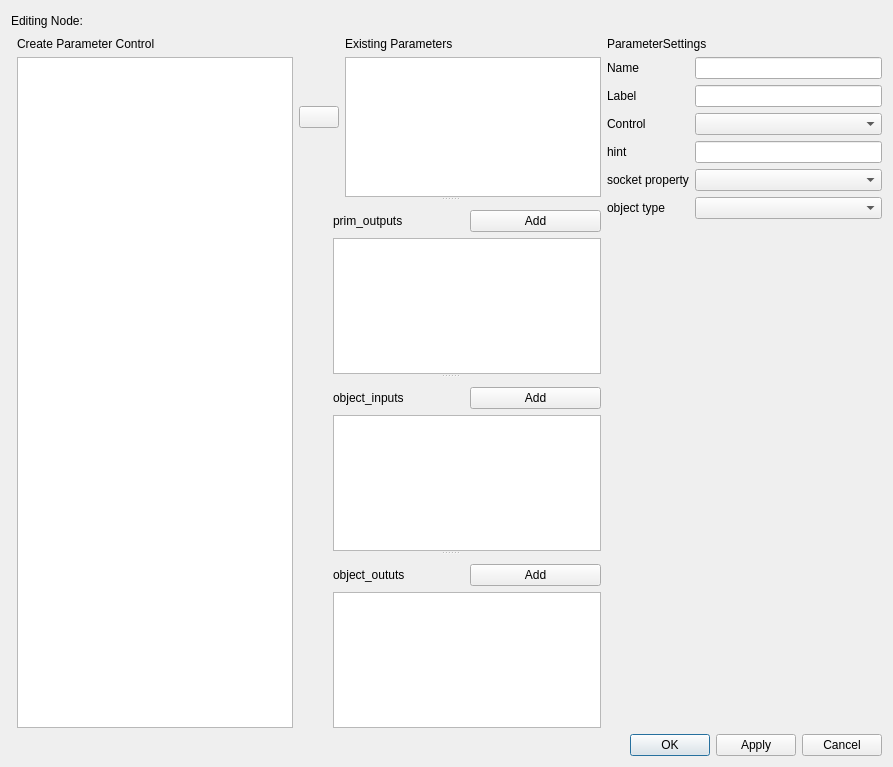
<?xml version="1.0" encoding="UTF-8"?>
<ui version="4.0">
 <class>EditParamLayoutDlg</class>
 <widget class="QDialog" name="EditParamLayoutDlg">
  <property name="geometry">
   <rect>
    <x>0</x>
    <y>0</y>
    <width>893</width>
    <height>767</height>
   </rect>
  </property>
  <property name="windowTitle">
   <string>Edit Parameter Layout</string>
  </property>
  <layout class="QVBoxLayout" name="verticalLayout_5">
   <item>
    <layout class="QHBoxLayout" name="horizontalLayout">
     <item>
      <widget class="QLabel" name="label">
       <property name="text">
        <string>Editing Node:</string>
       </property>
      </widget>
     </item>
     <item>
      <widget class="QLabel" name="label_2">
       <property name="text">
        <string/>
       </property>
      </widget>
     </item>
     <item>
      <spacer name="horizontalSpacer">
       <property name="orientation">
        <enum>Qt::Horizontal</enum>
       </property>
       <property name="sizeHint" stdset="0">
        <size>
         <width>40</width>
         <height>20</height>
        </size>
       </property>
      </spacer>
     </item>
    </layout>
   </item>
   <item>
    <layout class="QHBoxLayout" name="horizontalLayout_5">
     <item>
      <widget class="Line" name="line">
       <property name="sizePolicy">
        <sizepolicy hsizetype="Minimum" vsizetype="Fixed">
         <horstretch>0</horstretch>
         <verstretch>0</verstretch>
        </sizepolicy>
       </property>
       <property name="frameShadow">
        <enum>QFrame::Plain</enum>
       </property>
       <property name="orientation">
        <enum>Qt::Horizontal</enum>
       </property>
      </widget>
     </item>
     <item>
      <layout class="QVBoxLayout" name="verticalLayout_4">
       <property name="leftMargin">
        <number>0</number>
       </property>
       <item>
        <widget class="QLabel" name="labelCreateControl">
         <property name="text">
          <string>Create Parameter Control</string>
         </property>
        </widget>
       </item>
       <item>
        <widget class="QListWidget" name="listConctrl">
         <property name="sizePolicy">
          <sizepolicy hsizetype="Expanding" vsizetype="Expanding">
           <horstretch>0</horstretch>
           <verstretch>0</verstretch>
          </sizepolicy>
         </property>
        </widget>
       </item>
      </layout>
     </item>
     <item>
      <widget class="QSplitter" name="splitter">
       <property name="orientation">
        <enum>Qt::Vertical</enum>
       </property>
       <property name="handleWidth">
        <number>3</number>
       </property>
       <property name="childrenCollapsible">
        <bool>false</bool>
       </property>
       <widget class="QWidget" name="horizontalLayoutWidget">
        <layout class="QHBoxLayout" name="horizontalLayout_2">
         <item>
          <widget class="QPushButton" name="btnAddInput">
           <property name="contextMenuPolicy">
            <enum>Qt::DefaultContextMenu</enum>
           </property>
           <property name="styleSheet">
            <string notr="true">image:url(://icons/search_arrow.svg)</string>
           </property>
           <property name="text">
            <string/>
           </property>
           <property name="autoDefault">
            <bool>false</bool>
           </property>
          </widget>
         </item>
         <item>
          <layout class="QVBoxLayout" name="verticalLayout">
           <item>
            <widget class="QLabel" name="labelPrameter">
             <property name="text">
              <string>Existing Parameters</string>
             </property>
            </widget>
           </item>
           <item>
            <widget class="CustomParamTreeView" name="paramsView">
             <property name="dragDropMode">
              <enum>QAbstractItemView::DragDrop</enum>
             </property>
             <property name="defaultDropAction">
              <enum>Qt::MoveAction</enum>
             </property>
             <attribute name="headerVisible">
              <bool>false</bool>
             </attribute>
            </widget>
           </item>
          </layout>
         </item>
        </layout>
       </widget>
       <widget class="QWidget" name="horizontalLayoutWidget_2">
        <layout class="QHBoxLayout" name="horizontalLayout_4" stretch="1,8">
         <item>
          <spacer name="horizontalSpacer_3">
           <property name="orientation">
            <enum>Qt::Horizontal</enum>
           </property>
           <property name="sizeHint" stdset="0">
            <size>
             <width>40</width>
             <height>20</height>
            </size>
           </property>
          </spacer>
         </item>
         <item>
          <layout class="QVBoxLayout" name="verticalLayout_3">
           <item>
            <layout class="QHBoxLayout" name="horizontalLayout_6">
             <property name="topMargin">
              <number>10</number>
             </property>
             <item>
              <widget class="QLabel" name="labelPrameter_2">
               <property name="text">
                <string>prim_outputs</string>
               </property>
              </widget>
             </item>
             <item>
              <widget class="QPushButton" name="btnAddOutput">
               <property name="text">
                <string>Add</string>
               </property>
              </widget>
             </item>
            </layout>
           </item>
           <item>
            <widget class="QListView" name="outputsView"/>
           </item>
          </layout>
         </item>
        </layout>
       </widget>
       <widget class="QWidget" name="horizontalLayoutWidget_3">
        <layout class="QHBoxLayout" name="horizontalLayout_7" stretch="1,8">
         <item>
          <spacer name="horizontalSpacer_4">
           <property name="orientation">
            <enum>Qt::Horizontal</enum>
           </property>
           <property name="sizeHint" stdset="0">
            <size>
             <width>40</width>
             <height>20</height>
            </size>
           </property>
          </spacer>
         </item>
         <item>
          <layout class="QVBoxLayout" name="verticalLayout_6">
           <item>
            <layout class="QHBoxLayout" name="horizontalLayout_8">
             <property name="topMargin">
              <number>10</number>
             </property>
             <item>
              <widget class="QLabel" name="labelPrameter_3">
               <property name="text">
                <string>object_inputs</string>
               </property>
              </widget>
             </item>
             <item>
              <widget class="QPushButton" name="btnAddObjInput">
               <property name="text">
                <string>Add</string>
               </property>
              </widget>
             </item>
            </layout>
           </item>
           <item>
            <widget class="QListView" name="objInputsView"/>
           </item>
          </layout>
         </item>
        </layout>
       </widget>
       <widget class="QWidget" name="horizontalLayoutWidget_4">
        <layout class="QHBoxLayout" name="horizontalLayout_9" stretch="1,8">
         <item>
          <spacer name="horizontalSpacer_5">
           <property name="orientation">
            <enum>Qt::Horizontal</enum>
           </property>
           <property name="sizeHint" stdset="0">
            <size>
             <width>40</width>
             <height>20</height>
            </size>
           </property>
          </spacer>
         </item>
         <item>
          <layout class="QVBoxLayout" name="verticalLayout_7">
           <item>
            <layout class="QHBoxLayout" name="horizontalLayout_10">
             <property name="topMargin">
              <number>10</number>
             </property>
             <item>
              <widget class="QLabel" name="labelPrameter_4">
               <property name="text">
                <string>object_oututs</string>
               </property>
              </widget>
             </item>
             <item>
              <widget class="QPushButton" name="btnAddObjOutput">
               <property name="text">
                <string>Add</string>
               </property>
              </widget>
             </item>
            </layout>
           </item>
           <item>
            <widget class="QListView" name="objOutputsView"/>
           </item>
          </layout>
         </item>
        </layout>
       </widget>
      </widget>
     </item>
     <item>
      <layout class="QVBoxLayout" name="verticalLayout_2">
       <property name="leftMargin">
        <number>0</number>
       </property>
       <item>
        <widget class="QLabel" name="labelSetting">
         <property name="text">
          <string>ParameterSettings</string>
         </property>
        </widget>
       </item>
       <item>
        <layout class="QGridLayout" name="gridLayout">
         <item row="1" column="1">
          <widget class="QLineEdit" name="editLabel"/>
         </item>
         <item row="0" column="0">
          <widget class="QLabel" name="nameLbl">
           <property name="text">
            <string>Name</string>
           </property>
          </widget>
         </item>
         <item row="2" column="0">
          <widget class="QLabel" name="controlLbl">
           <property name="text">
            <string>Control</string>
           </property>
          </widget>
         </item>
         <item row="3" column="0">
          <widget class="QLabel" name="hintLbl">
           <property name="text">
            <string>hint</string>
           </property>
          </widget>
         </item>
         <item row="4" column="0">
          <widget class="QLabel" name="socketpropertyLbl">
           <property name="text">
            <string>socket property</string>
           </property>
          </widget>
         </item>
         <item row="1" column="0">
          <widget class="QLabel" name="labelLbl">
           <property name="text">
            <string>Label</string>
           </property>
          </widget>
         </item>
         <item row="2" column="1">
          <widget class="ZComboBox" name="cbControl"/>
         </item>
         <item row="4" column="1">
          <widget class="QComboBox" name="cbSocketType"/>
         </item>
         <item row="0" column="1">
          <widget class="QLineEdit" name="editName"/>
         </item>
         <item row="3" column="1">
          <widget class="QLineEdit" name="editHint"/>
         </item>
         <item row="5" column="0">
          <widget class="QLabel" name="lblObjType">
           <property name="text">
            <string>object type</string>
           </property>
          </widget>
         </item>
         <item row="5" column="1">
          <widget class="QComboBox" name="cbObjectType"/>
         </item>
        </layout>
       </item>
       <item>
        <spacer name="verticalSpacer_2">
         <property name="orientation">
          <enum>Qt::Vertical</enum>
         </property>
         <property name="sizeHint" stdset="0">
          <size>
           <width>20</width>
           <height>40</height>
          </size>
         </property>
        </spacer>
       </item>
      </layout>
     </item>
    </layout>
   </item>
   <item>
    <layout class="QHBoxLayout" name="horizontalLayout_3">
     <item>
      <spacer name="horizontalSpacer_2">
       <property name="orientation">
        <enum>Qt::Horizontal</enum>
       </property>
       <property name="sizeHint" stdset="0">
        <size>
         <width>40</width>
         <height>20</height>
        </size>
       </property>
      </spacer>
     </item>
     <item>
      <widget class="QPushButton" name="btnOk">
       <property name="text">
        <string>OK</string>
       </property>
       <property name="autoDefault">
        <bool>false</bool>
       </property>
       <property name="default">
        <bool>true</bool>
       </property>
      </widget>
     </item>
     <item>
      <widget class="QPushButton" name="btnApply">
       <property name="sizePolicy">
        <sizepolicy hsizetype="Preferred" vsizetype="Fixed">
         <horstretch>0</horstretch>
         <verstretch>0</verstretch>
        </sizepolicy>
       </property>
       <property name="minimumSize">
        <size>
         <width>0</width>
         <height>0</height>
        </size>
       </property>
       <property name="text">
        <string>Apply</string>
       </property>
       <property name="autoDefault">
        <bool>false</bool>
       </property>
      </widget>
     </item>
     <item>
      <widget class="QPushButton" name="btnCancel">
       <property name="text">
        <string>Cancel</string>
       </property>
      </widget>
     </item>
    </layout>
   </item>
  </layout>
 </widget>
 <customwidgets>
  <customwidget>
   <class>CustomParamTreeView</class>
   <extends>QTreeView</extends>
   <header>widgets/customparamtreeview.h</header>
   <container>1</container>
  </customwidget>
  <customwidget>
   <class>ZComboBox</class>
   <extends>QComboBox</extends>
   <header>widgets/zcombobox.h</header>
  </customwidget>
 </customwidgets>
 <resources/>
 <connections/>
</ui>
